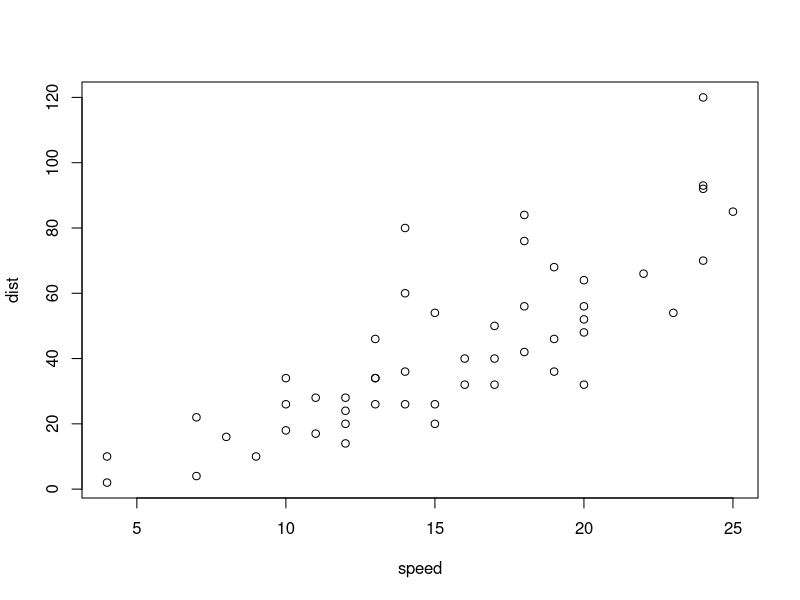
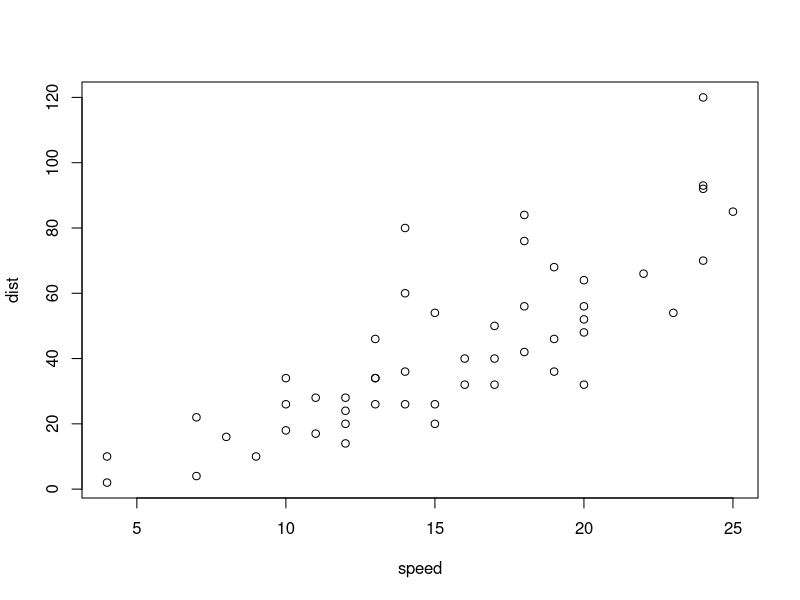
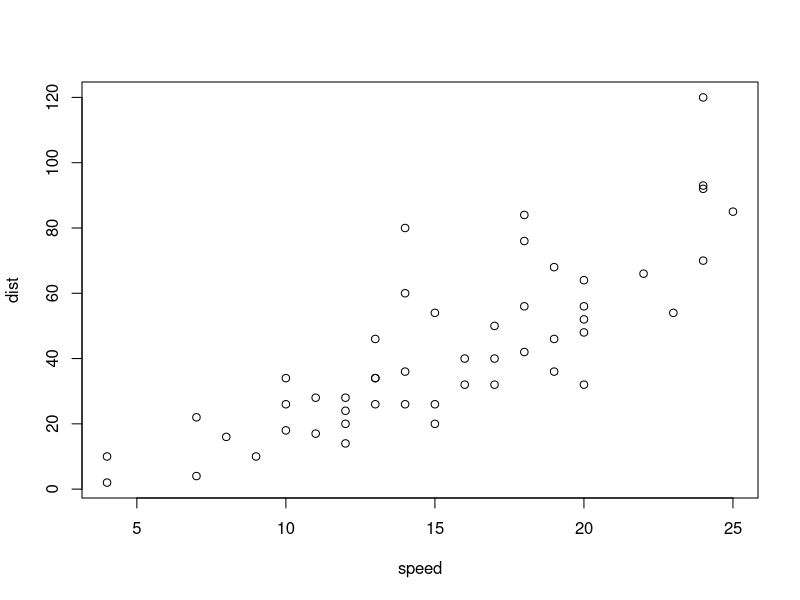
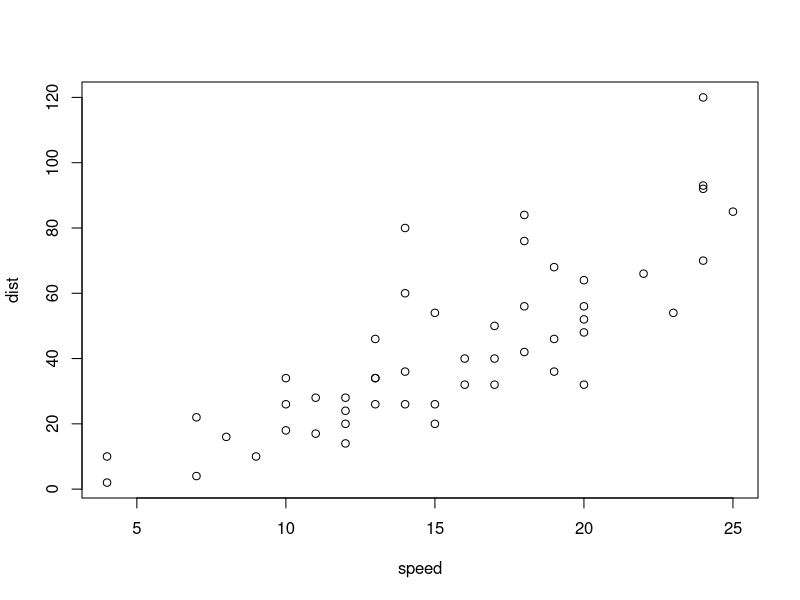
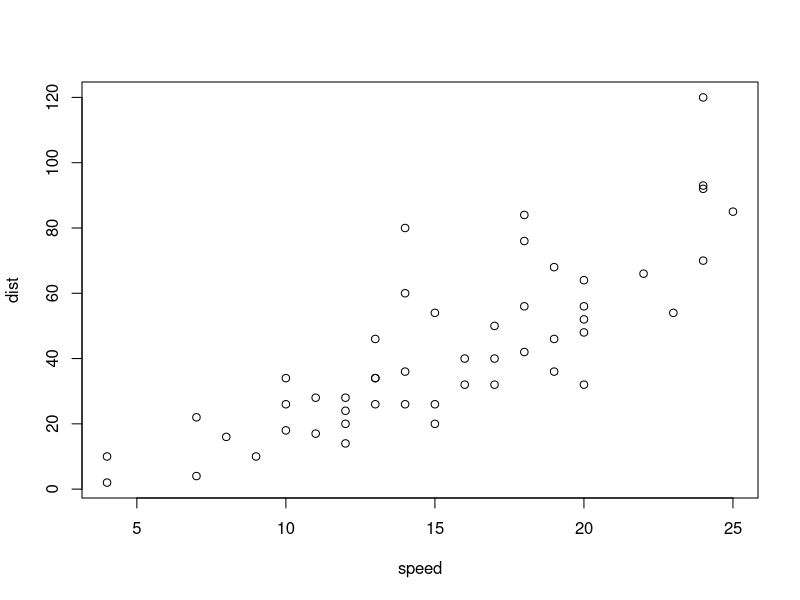
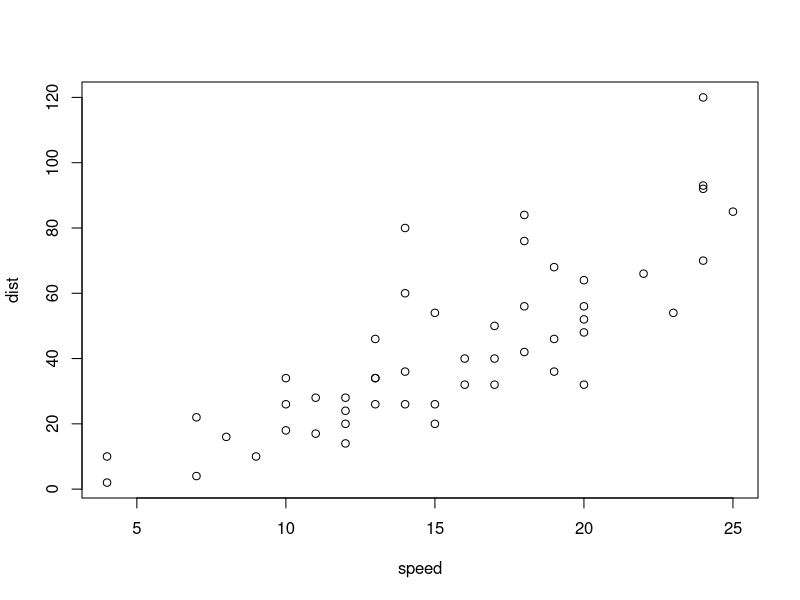
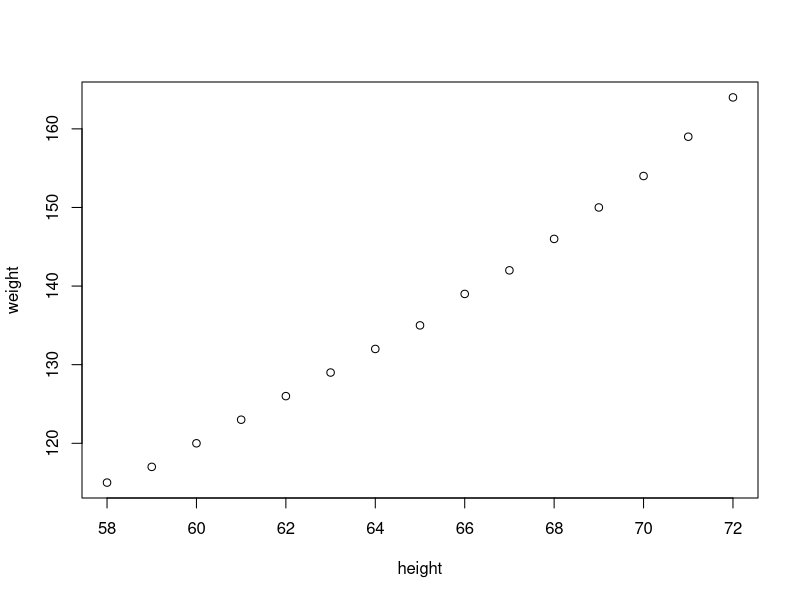
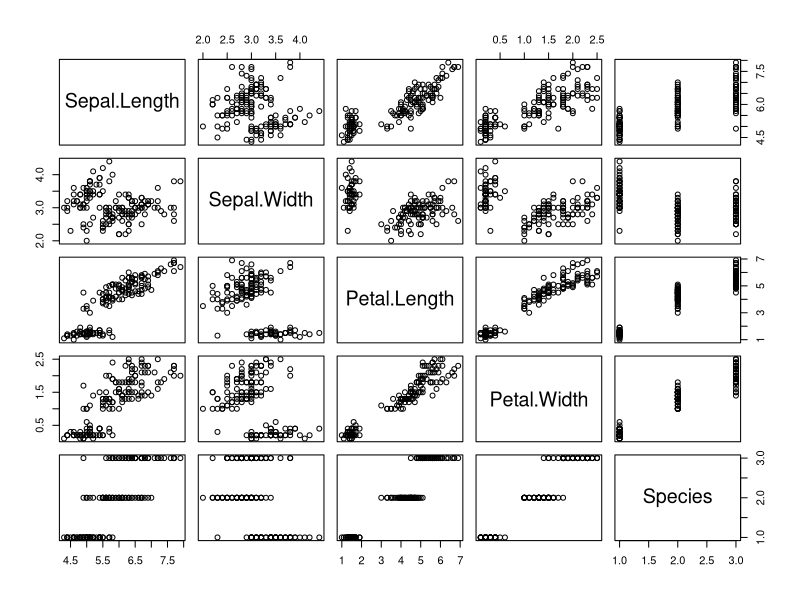

Write the R code that produced these figures, in order.
## ---- chunk 1
plot(cars)
## ---- chunk 2
plot(cars)
## ---- chunk 3
plot(cars)
## ---- chunk 4
plot(cars)
## ---- chunk 5
plot(cars)
## ---- chunk 6
plot(cars)
## ---- chunk 7
plot(women)
## ---- chunk 8
plot(iris)
## ---- chunk 9
plot(cars)
## ---- chunk 10
plot(women)
## ---- chunk 11
plot(cars)
## ---- chunk 12
plot(women)
## ---- chunk 13
plot(cars)
